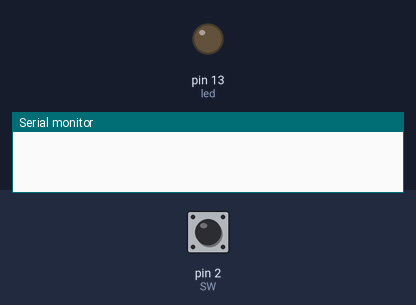
Simulated run of this sketch. Board: Arduino Uno, built with avr-gcc and run on an emulated ATmega328P. Shown: output pins drawn as LEDs (lit = HIGH), the last lines printed to the serial monitor. Dashed ring = blinking. The test bench sets the inputs (shaded band); at power-on: pin 2 (SW) LOW. Storage starts empty.

Above: at 1.2 s.
1.3 s: pin 2 (SW) pulled HIGH for 1 s
At 1.9 s:
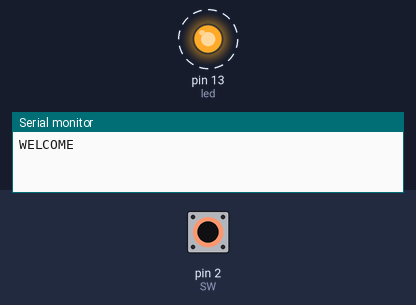
4.2 s: pin 2 (SW) pulled HIGH for 3.2 s
At 5.52 s:
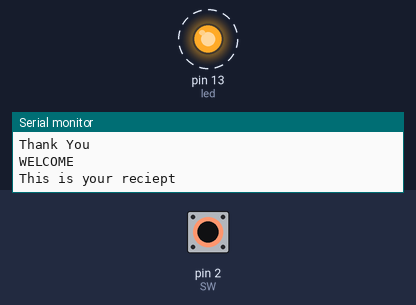
Timing chart, 0 to 9.3 s (numbered marks = the images above; inputs shaded):
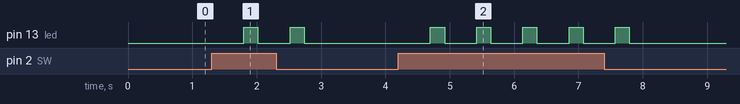

Measured:
- after the input at 1.3 s, pin 13 (led): alternates HIGH for 0.22 s and LOW for 0.50 s, 4 changes in all, then stays LOW, starting after 0.50 s
- after the input at 4.2 s, pin 13 (led): alternates HIGH for 0.22 s and LOW for 0.50 s, 10 changes in all, then stays LOW, starting after 0.50 s

The sketch:

printerTest2.ino
```cpp
#include <SPI.h>
#include <SD.h>

File myFile;
int led = 13;
int SW = 2;

// Programe flow related operations
int is_switch_press = 0; // For detecting the switch press status
int debounce_delay = 500; //Debounce delay

void setup() {
 pinMode(led, OUTPUT);
 pinMode(SW, INPUT);
 Serial.begin(9600);

  while (!Serial) {
    ;
  }
  //Serial.print("Initializing...");
  if (!SD.begin(10)) {
    Serial.println("failed!");
    while (1);
  }
  //Serial.println("done.");
}

void loop() {
  char option;

  is_switch_press = digitalRead(SW); // Reading the Switch press status

  if (is_switch_press == HIGH){
    delay(debounce_delay); // debounce delay for button press
    if(is_switch_press == HIGH){
      digitalWrite(led, HIGH);
      Serial.println("WELCOME");
      delay(100);
      Serial.println("This is your reciept");
      myFile = SD.open("test3.txt");
      if (myFile) {
        Serial.println("test3.txt");

        while (myFile.available()) {

            option = myFile.read();
            Serial.write(option);
        }

        myFile.close();
      } else {

      Serial.println("error opening file");
      }

      delay(100);
      Serial.println ("\n\r");
      Serial.println("DIVOR AUTOMATIONS");
      Serial.println ("\n\r");
      Serial.println ("\n\r");
      Serial.println ("***************** \n \r");
      Serial.println ("Thank You");
      Serial.println ("\n\r");
      Serial.println ("\n\r");
      Serial.println ("\n\r");
      digitalWrite(led, LOW);
    }

  }

  else{
    digitalWrite(led, LOW);
  }

}
```
